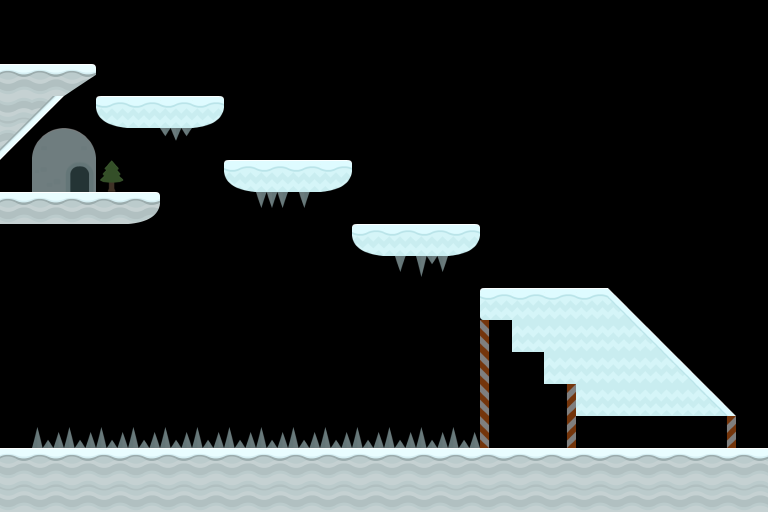

A level layout from a 2D game, rendered from its tile map. Below: a short description, then the map file with its tile-grid data intact:
An orthogonal 24x16 tile map with 32x32 px tiles, 2 tile layers (Background, Foreground), 2 tilesets and 14 objects (Start, End, Size).

<map version="1.10" tiledversion="1.11.2" orientation="orthogonal" renderorder="right-down" width="24" height="16" tilewidth="32" tileheight="32" infinite="0" nextlayerid="7" nextobjectid="16">
 <tileset firstgid="1" name="Ice" tilewidth="32" tileheight="32" tilecount="98" columns="14">
  <image source="../../Art/Kenney/kenney_platformer-art-winter/sheet_32px.png" width="448" height="224" />
 </tileset>
 <tileset firstgid="99" name="Ground" tilewidth="32" tileheight="32" tilecount="128" columns="8">
  <image source="../../Art/Kenney/Platformer Pack Redux (360 assets)/Spritesheets/spritesheet_ground_32px.png" width="256" height="512" />
 </tileset>
 <layer id="2" name="Background" width="24" height="16" opacity="0.5">
  <data encoding="csv">
0,0,0,0,0,0,0,0,0,0,0,0,0,0,0,0,0,0,0,0,0,0,0,0,
0,0,0,0,0,0,0,0,0,0,0,0,0,0,0,0,0,0,0,0,0,0,0,0,
0,0,0,0,0,0,0,0,0,0,0,0,0,0,0,0,0,0,0,0,0,0,0,0,
0,0,0,0,0,0,0,0,0,0,0,0,0,0,0,0,0,0,0,0,0,0,0,0,
0,2147483690,42,0,0,45,0,0,0,0,0,0,0,0,0,0,0,0,0,0,0,0,0,0,
0,54,56,98,0,0,0,0,0,0,0,0,0,0,0,0,0,0,0,0,0,0,0,0,
0,0,0,0,0,0,0,0,43,60,0,0,0,0,0,0,0,0,0,0,0,0,0,0,
0,0,0,0,0,0,0,0,0,0,0,0,0,0,0,0,0,0,0,0,0,0,0,0,
0,0,0,0,0,0,0,0,0,0,0,0,60,2147483692,0,0,0,0,0,0,0,0,0,0,
0,0,0,0,0,0,0,0,0,0,0,0,0,0,0,3,0,0,0,0,0,0,0,0,
0,0,0,0,0,0,0,0,0,0,0,0,0,0,0,65,0,0,0,0,0,0,0,0,
0,0,0,0,0,0,0,0,0,0,0,0,0,0,0,65,0,0,0,0,0,0,0,0,
0,0,0,0,0,0,0,0,0,0,0,0,0,0,0,65,0,2147483713,0,0,0,0,0,0,
0,3221225516,3221225516,3221225516,3221225516,3221225516,3221225516,3221225516,3221225516,3221225516,3221225516,3221225516,3221225516,3221225516,3221225516,65,0,2147483713,0,0,0,0,2147483713,0,
0,0,0,0,0,0,0,0,0,0,0,0,0,0,0,0,0,0,0,0,0,0,0,0,
0,0,0,0,0,0,0,0,0,0,0,0,0,0,0,0,0,0,0,0,0,0,0,0
</data>
 </layer>
 <layer id="1" name="Foreground" width="24" height="16">
  <data encoding="csv">
0,0,0,0,0,0,0,0,0,0,0,0,0,0,0,0,0,0,0,0,0,0,0,0,
0,0,0,0,0,0,0,0,0,0,0,0,0,0,0,0,0,0,0,0,0,0,0,0,
158,158,127,0,0,0,0,0,0,0,0,0,0,0,0,0,0,0,0,0,0,0,0,0,
3221225694,1073742006,0,6,4,4,20,0,0,0,0,0,0,0,0,0,0,0,0,0,0,0,0,0,
1073742006,0,0,0,0,0,0,0,0,0,0,0,0,0,0,0,0,0,0,0,0,0,0,0,
0,0,0,0,0,0,0,6,4,4,20,0,0,0,0,0,0,0,0,0,0,0,0,0,
158,158,158,158,111,0,0,0,0,0,0,0,0,0,0,0,0,0,0,0,0,0,0,0,
0,0,0,0,0,0,0,0,0,0,0,6,4,4,20,0,0,0,0,0,0,0,0,0,
0,0,0,0,0,0,0,0,0,0,0,0,0,0,0,0,0,0,0,0,0,0,0,0,
0,0,0,0,0,0,0,0,0,0,0,0,0,0,0,3,4,4,4,7,0,0,0,0,
0,0,0,0,0,0,0,0,0,0,0,0,0,0,0,0,17,17,17,21,7,0,0,0,
0,0,0,0,0,0,0,0,0,0,0,0,0,0,0,0,0,17,17,17,21,7,0,0,
0,0,0,0,0,0,0,0,0,0,0,0,0,0,0,0,0,0,17,17,17,21,7,0,
0,0,0,0,0,0,0,0,0,0,0,0,0,0,0,0,0,0,0,0,0,0,0,0,
158,158,158,158,158,158,158,158,158,158,158,158,158,158,158,158,158,158,158,158,158,158,158,158,
151,151,151,151,151,151,151,151,151,151,151,151,151,151,151,151,151,151,151,151,151,151,151,151
</data>
 </layer>
 <group id="3" name="Objects" visible="0">
  <objectgroup id="4" name="ice_Collision">
   <object id="8" x="736" y="416">
    <polygon points="0,0 -128,-128 -128,0" />
   </object>
   <object id="9" x="480" y="288" width="128" height="32" />
   <object id="10" x="512" y="320" width="96" height="32" />
   <object id="11" x="544" y="352" width="64" height="32" />
   <object id="12" x="576" y="384" width="32" height="32" />
   <object id="13" x="96" y="96" width="128" height="32" />
   <object id="14" x="224" y="160" width="128" height="32" />
   <object id="15" x="352" y="224" width="128" height="32" />
  </objectgroup>
  <objectgroup id="6" name="Markers">
   <object id="1" name="Start" x="0" y="64" width="32" height="32" />
   <object id="2" name="End" x="736" y="448" width="32" height="32" />
   <object id="3" name="Size" x="768" y="512" width="32" height="32" />
  </objectgroup>
  <objectgroup id="5" name="ground_Collision">
   <object id="4" x="0" y="192" width="160" height="32" />
   <object id="5" x="0" y="448" width="768" height="64" />
   <object id="6" x="0" y="160">
    <polygon points="0,0 96,-96 0,-96" />
   </object>
  </objectgroup>
 </group>
</map>
